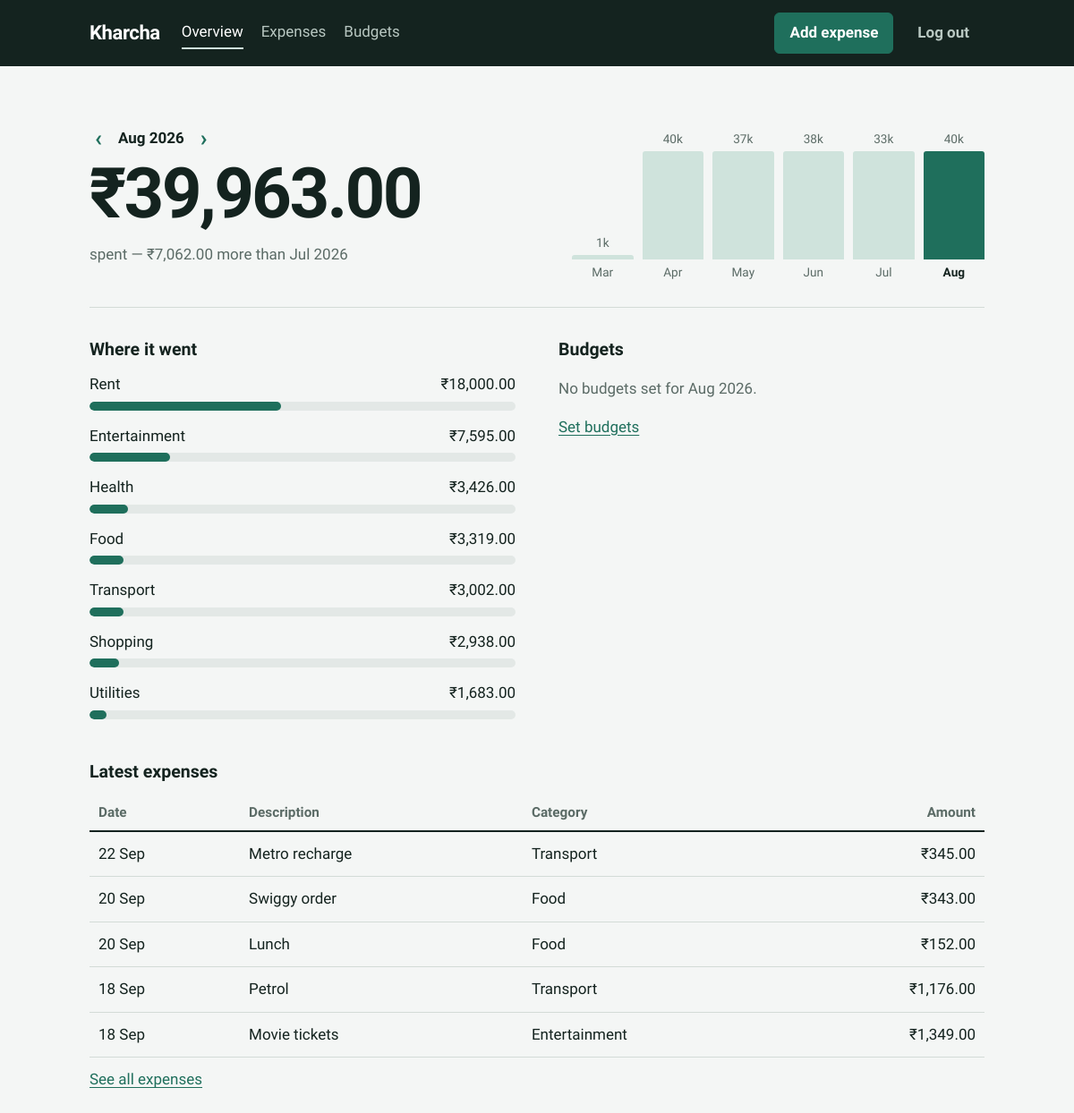
Screenshot of /?month=2026-08 (signed in) with the database file from the repository.
### expense_tracker/models.py (models this page shows, shortened)
class Category(db.Model):
    __tablename__ = "categories"
    __table_args__ = (db.UniqueConstraint("user_id", "name", name="uq_category_user_name"),)
    id = db.Column(db.Integer, primary_key=True)
    user_id = db.Column(db.Integer, db.ForeignKey("users.id"), nullable=False)
    name = db.Column(db.String(40), nullable=False)

class Expense(db.Model):
    __tablename__ = "expenses"
    __table_args__ = (
        db.CheckConstraint("amount_paise > 0", name="ck_expense_amount_positive"),
        db.Index("ix_expenses_user_date", "user_id", "spent_on"),
    )
    id = db.Column(db.Integer, primary_key=True)
    user_id = db.Column(db.Integer, db.ForeignKey("users.id"), nullable=False)
    category_id = db.Column(db.Integer, db.ForeignKey("categories.id"), nullable=False)
    description = db.Column(db.String(200), nullable=False)
    amount_paise = db.Column(db.Integer, nullable=False)
    spent_on = db.Column(db.Date, nullable=False)
    created_at = db.Column(db.DateTime, default=_now, nullable=False)
    category = db.relationship("Category")

### expense_tracker/main.py (the view)
@bp.route("/")
@login_required
def dashboard():
    month = parse_month(request.args.get("month")) or current_month()
    summary = reports.dashboard_summary(current_user.id, month)
    return render_template(
        "dashboard.html",
        month=month,
        prev_month=shift_month(month, -1),
        next_month=shift_month(month, 1),
        is_current=month == current_month(),
        recent=services.recent_expenses(current_user.id),
        **summary,
    )

### expense_tracker/reports.py (called while the page is built)
def _rows(sql, params):
    return [dict(row._mapping) for row in db.session.execute(text(sql), params)]

def _range(month):
    start, end = month_bounds(month)
    return start.isoformat(), end.isoformat()

def month_total(user_id, month):
    start, end = _range(month)
    sql = """
        SELECT COALESCE(SUM(amount_paise), 0) AS total
        FROM expenses
        WHERE user_id = :uid AND spent_on >= :start AND spent_on < :end
    """
    return db.session.execute(text(sql), {"uid": user_id, "start": start, "end": end}).scalar()

def spend_by_category(user_id, month):
    start, end = _range(month)
    sql = """
        SELECT c.name AS category, SUM(e.amount_paise) AS total, COUNT(*) AS n
        FROM expenses e
        JOIN categories c ON c.id = e.category_id
        WHERE e.user_id = :uid AND e.spent_on >= :start AND e.spent_on < :end
        GROUP BY c.id, c.name
        ORDER BY total DESC
    """
    return _rows(sql, {"uid": user_id, "start": start, "end": end})

def monthly_trend(user_id, end_month, months=6):
    first = shift_month(end_month, -(months - 1))
    start = month_bounds(first)[0].isoformat()
    end = month_bounds(end_month)[1].isoformat()
    sql = """
        SELECT strftime('%Y-%m', spent_on) AS month, SUM(amount_paise) AS total
        FROM expenses
        WHERE user_id = :uid AND spent_on >= :start AND spent_on < :end
        GROUP BY month
    """
    totals = {r["month"]: r["total"] for r in _rows(sql, {"uid": user_id, "start": start, "end": end})}
    series = []
    for i in range(months):
        m = shift_month(first, i)
        series.append({"month": m, "label": month_label(m, short=True), "total": totals.get(m, 0)})
    peak = max((p["total"] for p in series), default=0)
    for p in series:
        p["pct"] = round(p["total"] * 100 / peak) if peak else 0
    return series

def dashboard_summary(user_id, month):
    by_category = spend_by_category(user_id, month)
    total = sum(r["total"] for r in by_category)
    for r in by_category:
        r["pct"] = round(r["total"] * 100 / total) if total else 0
    return {
        "total": total,
        "prev_total": month_total(user_id, shift_month(month, -1)),
        "by_category": by_category,
        "budgets": budget_status(user_id, month),
        "trend": monthly_trend(user_id, month),
    }

### expense_tracker/services.py (called while the page is built)
def recent_expenses(user_id, limit=5):
    stmt = build_expense_query(user_id, {}).limit(limit)
    return db.session.scalars(stmt).all()

### expense_tracker/templates/dashboard.html (shortened to what this page needs)
{% extends "base.html" %}
{% block content %}
<section class="hero">
  <div class="hero-figure">
    <div class="month-switch">
      <a href="{{ url_for('main.dashboard', month=prev_month) }}" aria-label="Previous month">&lsaquo;</a>
      <span>{{ month|month_label }}</span>
      {% if is_current %}<span class="disabled" aria-hidden="true">&rsaquo;</span>
      {% else %}<a href="{{ url_for('main.dashboard', month=next_month) }}" aria-label="Next month">&rsaquo;</a>{% endif %}
    </div>
    <p class="big-number">{{ total|inr }}</p>
    <p class="muted">
      spent
      {% if prev_total %}
        {% set diff = total - prev_total %}
        &mdash; {{ diff|abs|inr }} {{ 'more' if diff > 0 else 'less' }} than {{ prev_month|month_label }}
      {% else %}
        &mdash; nothing recorded in {{ prev_month|month_label }} to compare with
      {% endif %}
    </p>
  </div>
  <figure class="trend" aria-label="Spending over the last six months">
    {% for p in trend %}
      <div class="trend-col {% if p.month == month %}is-selected{% endif %}">
        <span class="trend-value">{{ '%.0f'|format(p.total / 100 / 1000) }}k</span>
        <span class="trend-bar" style="height: {{ [p.pct, 3]|max }}%"></span>
        <span class="trend-label">{{ p.label }}</span>
      </div>
    {% endfor %}
  </figure>
</section>
{% if not total %}
  <section class="empty">
    <h2>No expenses in {{ month|month_label }}</h2>
    <p>Add an expense to see your category breakdown and budget progress here.</p>
    <a class="btn btn-primary" href="{{ url_for('main.new_expense') }}">Add expense</a>
  </section>
{% else %}
<div class="two-col">
  <section>
    <h2>Where it went</h2>
    <ul class="bars">
      {% for row in by_category %}
      <li>
        <div class="bar-head"><span>{{ row.category }}</span><span class="num">{{ row.total|inr }}</span></div>
        <div class="track"><div class="fill" style="width: {{ row.pct }}%"></div></div>
      </li>
      {% endfor %}
    </ul>
  </section>
  <section>
    <h2>Budgets</h2>
    {% if budgets %}
    <ul class="bars">
      {% for b in budgets %}
      <li>
        <div class="bar-head">
          <span>{{ b.category }}</span>
          <span class="num">{{ b.spent|inr }} of {{ b.budget_limit|inr }}</span>
        </div>
        <div class="track"><div class="fill fill-{{ b.status }}" style="width: {{ b.pct }}%"></div></div>
        <p class="bar-note note-{{ b.status }}">
          {% if b.status == 'over' %}Over budget by {{ (-b.remaining)|inr }}
          {% elif b.status == 'warn' %}Only {{ b.remaining|inr }} left
          {% else %}{{ b.remaining|inr }} left{% endif %}
        </p>
      </li>
      {% endfor %}
    </ul>
    {% else %}
      <p class="muted">No budgets set for {{ month|month_label }}.</p>
    {% endif %}
    <a href="{{ url_for('main.budgets', month=month) }}">Set budgets</a>
  </section>
</div>
{% endif %}
{% if recent %}
<section>
  <h2>Latest expenses</h2>
  <table class="table">
    <thead><tr><th>Date</th><th>Description</th><th>Category</th><th class="right">Amount</th></tr></thead>
    <tbody>
    {% for e in recent %}
      <tr>
        <td>{{ e.spent_on.strftime('%d %b') }}</td>
        <td>{{ e.description }}</td>
        <td>{{ e.category.name }}</td>
        <td class="right num">{{ e.amount_paise|inr }}</td>
      </tr>
    {% endfor %}
    </tbody>
  </table>
  <a href="{{ url_for('main.expenses') }}">See all expenses</a>
</section>
{% endif %}
{% endblock %}

### expense_tracker/static/style.css (style rules this page uses)
:root { --paper: #F4F6F5; --surface: #FFFFFF; --ink: #14231F; --muted: #5B6B66; --line: #D3DBD7; --green: #1F6F5C; --green-soft: #CFE3DC; --amber: #B7791F; --red: #B3372B; --radius: 6px; }
* { box-sizing: border-box; }
html { font-size: 17px; }
body { margin: 0; background: var(--paper); color: var(--ink); font-family: "Bricolage Grotesque", system-ui, -apple-system, "Segoe UI", Roboto, sans-serif; line-height: 1.5; font-variant-numeric: tabular-nums; }
h2 { font-size: 1.15rem; margin: 0 0 12px; font-weight: 600; }
a { color: var(--green); text-underline-offset: 3px; }
.muted { color: var(--muted); }
.num { font-variant-numeric: tabular-nums; white-space: nowrap; }
.right { text-align: right; }
.hero { display: grid; grid-template-columns: 1.1fr 1fr; gap: 32px; align-items: end; padding: 36px 0 28px; border-bottom: 1px solid var(--line); }
.month-switch { display: inline-flex; align-items: center; gap: 12px; font-weight: 600; margin-bottom: 4px; }
.month-switch a, .month-switch .disabled { font-size: 1.5rem; line-height: 1; text-decoration: none; padding: 0 6px; }
.big-number { font-size: clamp(2.6rem, 8vw, 4.6rem); font-weight: 800; letter-spacing: -0.035em; line-height: 1; margin: 6px 0 10px; }
.trend { margin: 0; display: flex; gap: 10px; height: 170px; align-items: stretch; }
.trend-col { flex: 1; display: flex; flex-direction: column; justify-content: flex-end; align-items: center; gap: 4px; min-width: 0; }
.trend-bar { width: 100%; background: var(--green-soft); border-radius: 3px 3px 0 0; display: block; }
.trend-col.is-selected .trend-bar { background: var(--green); }
.trend-value, .trend-label { font-size: 0.8rem; color: var(--muted); }
.trend-col.is-selected .trend-label { color: var(--ink); font-weight: 600; }
section { margin-top: 32px; }
.hero + .two-col, .two-col { display: grid; grid-template-columns: 1fr 1fr; gap: 48px; }
.two-col > section { margin-top: 32px; }
.bars { list-style: none; padding: 0; margin: 0 0 12px; display: flex; flex-direction: column; gap: 16px; }
.bar-head { display: flex; justify-content: space-between; gap: 12px; margin-bottom: 6px; }
.track { height: 10px; background: #E3E8E6; border-radius: 99px; overflow: hidden; }
.fill { height: 100%; background: var(--green); border-radius: 99px; }
.table { width: 100%; border-collapse: collapse; margin: 8px 0 12px; }
.table th { text-align: left; font-weight: 600; color: var(--muted); font-size: 0.9rem; padding: 8px 10px; border-bottom: 2px solid var(--ink); }
.table th.right { text-align: right; }
.table td { padding: 12px 10px; border-bottom: 1px solid var(--line); vertical-align: middle; }

### rows the page displays
Category: category "Rent", total|inr "₹18,000.00", {{ row.pct }} 45 (drawn)
Category: category "Entertainment", total|inr "₹7,595.00", {{ row.pct }} 19 (drawn)
Category: category "Health", total|inr "₹3,426.00", {{ row.pct }} 9 (drawn)
Category: category "Food", total|inr "₹3,319.00", {{ row.pct }} 8 (drawn)
Category: category "Transport", total|inr "₹3,002.00", {{ row.pct }} 8 (drawn)
Category: category "Shopping", total|inr "₹2,938.00", {{ row.pct }} 7 (drawn)
Category: category "Utilities", total|inr "₹1,683.00", {{ row.pct }} 4 (drawn)
Expense: spent_on "22 Sep", description "Metro recharge", category.name "Transport", amount_paise|inr "₹345.00"
Expense: spent_on "20 Sep", description "Swiggy order", category.name "Food", amount_paise|inr "₹343.00"
Expense: spent_on "20 Sep", description "Lunch", category.name "Food", amount_paise|inr "₹152.00"
Expense: spent_on "18 Sep", description "Petrol", category.name "Transport", amount_paise|inr "₹1,176.00"
Expense: spent_on "18 Sep", description "Movie tickets", category.name "Entertainment", amount_paise|inr "₹1,349.00"

### other values shown
{{ month|month_label }} "Aug 2026"
{{ total|inr }} "₹39,963.00"
{{ diff|abs|inr }} "₹7,062.00"
{{ 'more' if diff > 0 else 'less' }} "more"
{{ prev_month|month_label }} "Jul 2026"
{{ '%.0f'|format(p.total / 100 / 1000) }} "1" "40" "37" "38" "33" "40"
{{ p.label }} "Mar" "Apr" "May" "Jun" "Jul" "Aug"
